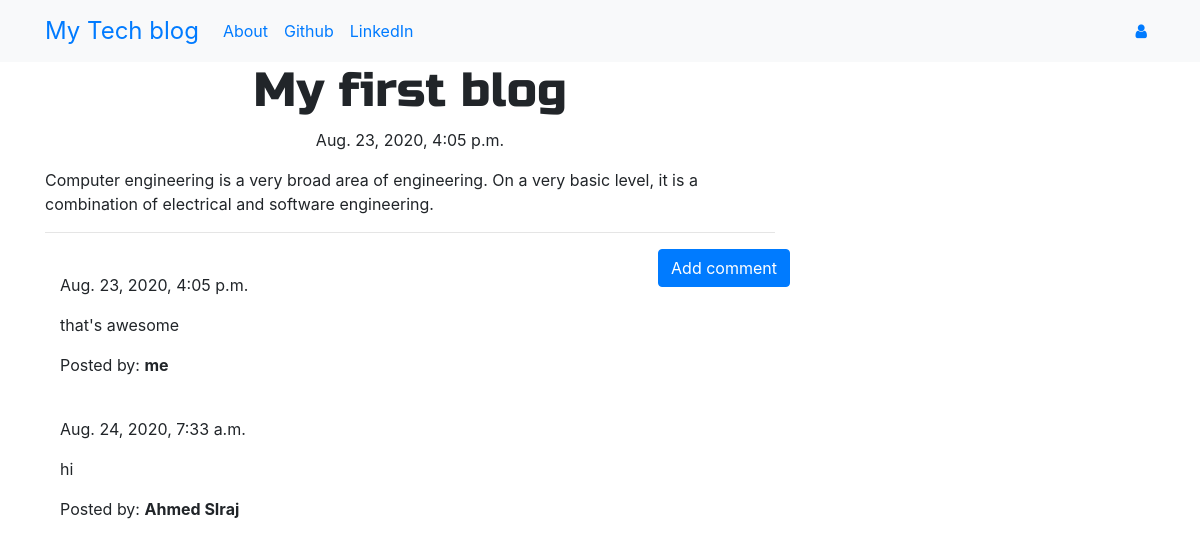
Screenshot of /post/2 with the database file from the repository.
### blog/models.py (models this page shows, shortened)
class Post(models.Model):
    author = models.ForeignKey('auth.User',on_delete=models.CASCADE)
    title = models.CharField(max_length=200)
    text = models.TextField()
    created_date = models.DateTimeField(default=timezone.now)
    published_date = models.DateTimeField(blank=True, null=True)

class Comment(models.Model):
    post = models.ForeignKey('blog.Post', related_name='comments',on_delete=models.CASCADE)
    author = models.CharField(max_length=200)
    text = models.TextField()
    created_date = models.DateTimeField(default=timezone.now)
    approved_comment = models.BooleanField(default=False)

### blog/views.py (the view)
# urls.py: path('post/<int:pk>', views.PostDetailView.as_view(), name='post_detail'),
class PostDetailView(DetailView):
    model = Post

### blog/templates/blog/post_detail.html (shortened to what this page needs)
{% extends 'blog/base.html' %}
{% block content %}
        <h1 class='posttitle loader'>{{ post.title }}</h1>
        {% if post.published_date %}
            <div class="date postdate">
                {{ post.published_date }}
            </div>
        {% else %}
            <a class="btn btn-outline-dark" href="{% url 'post_publish' pk=post.pk %}">Publish</a>
        {% endif %}
      <p class='postcontent' >{{ post.text|safe|linebreaksbr }}</p>
  <hr>
  <a class="btn btn-primary btn-comment" href="{% url 'add_comment_to_post' pk=post.pk %}">Add comment</a>
  <div class="container">
  {% for comment in post.comments.all %}
  <br>
      {% if user.is_authenticated or comment.approved_comment %}
              {{ comment.created_date }}
          <p>{{ comment.text|safe|linebreaks }}</p>
          <p>Posted by: <strong>{{ comment.author }}</strong></p>
      {% endif %}
  {% empty %}
      <p>No comments posted.</p>
  {% endfor %}
</div>
{% endblock %}

### blog/templates/blog/base.html (shortened to what this page needs)
<!DOCTYPE html>
{% load static %}
<html>
  <head>
    <link rel="stylesheet" href="https://stackpath.bootstrapcdn.com/bootstrap/4.1.3/css/bootstrap.min.css"
>
    <link href="https://maxcdn.bootstrapcdn.com/font-awesome/4.7.0/css/font-awesome.min.css" rel="stylesheet">
    <link rel="stylesheet" href="//cdn.jsdelivr.net/medium-editor/latest/css/medium-editor.min.css" type="text/css" media="screen" charset="utf-8">
    <link rel="stylesheet" href="{% static 'css/blog.css' %}">
  </head>
  <body class='loader'>
    <nav class="navbar navbar-expand-lg bg-light techfont">
      <div class="container">
        <div class="navbar-nav align-items-center">
          <a class="navbar-brand bigbrand" href="{% url 'post_list' %}">My Tech blog</a>
          <a class="nav-item nav-link" href="{% url 'about' %}">About</a>
          <a class="nav-item nav-link" href="https://www.github.com">Github</a>
          <a class="nav-item nav-link" href="https://www.linkedin.com">LinkedIn</a>
        </div>
        <div class="navbar-nav align-items-center ml-auto">
          {% if user.is_authenticated %}
            <a class="nav-item nav-link" href="{% url 'post_new' %}">New Post</a>
            <a class="nav-item nav-link" href="{% url 'post_draft_list' %}">Drafts</a>
            <a class="nav-item nav-link" href="{% url 'logout' %}">Log out</a>
            <a >Welcome: {{ user.username }}</a>
          {% else %}
            <a class="nav-item nav-link" href="{% url 'login' %}" aria-label="Login">
              <span class="fa fa-user" aria-hidden="true"></span></a>
          {% endif %}
        </div>
      </div>
    </nav>
          <div class="content container">
              <div class="row">
                  <div class="col-md-8">
                    <div class="blog_posts">
                      {% block content %}
                      {% endblock %}
                    </div>
                  </div>
              </div>
          </div>
  </body>
</html>

### blog/static/css/blog.css (style rules this page uses)
.postdate { text-align: center; }
.posttitle { font-family: 'Russo One', sans-serif; font-size: 3em; text-align: center; }
.postcontent { font-family: 'Montserrat'; font-size: 1.5em; }
.btn-comment { position: absolute; right: 0px; }
.bigbrand { font-size: 1.5em; }
.loader { filter:hue-rotate(0deg); color: linear-gradient(45deg,#0f8,#08f); animation:hue 5000ms infinite linear; }

### rows the page displays
Post: title "My first blog", published_date "Aug. 23, 2020, 4:05 p.m.", text "Computer engineering is a very broad area of engineering. On a very basic level, it is a combination of electrical and software engineering."
Comment: created_date "Aug. 23, 2020, 4:05 p.m.", text "that's awesome", author "me"
Comment: created_date "Aug. 24, 2020, 7:33 a.m.", text "hi", author "Ahmed SIraj"
